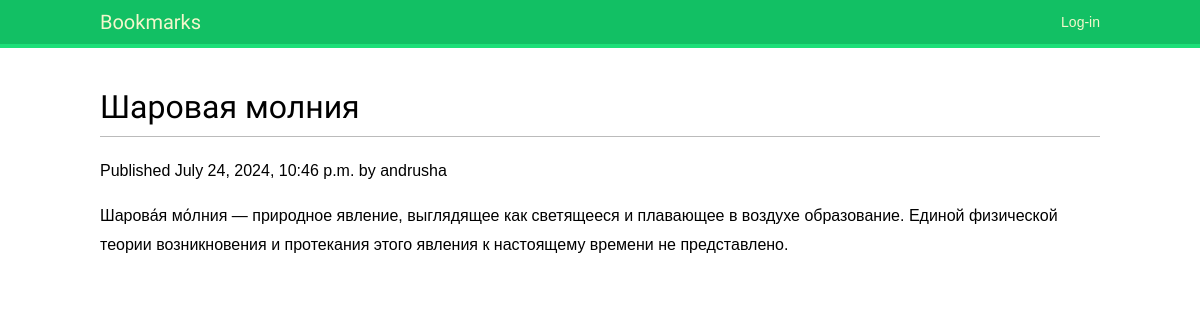
The app's page /blog/2/ with its own data.
### blog/models.py (models this page shows, shortened)
class Post(models.Model):
    class Status(models.TextChoices):
        DRAFT = 'DF', 'Draft'
        PUBLISHED = 'PB', 'Published'
    title = models.CharField(max_length=250)
    slug = models.SlugField(max_length=250)
    author = models.ForeignKey(User,
                               on_delete=models.CASCADE,
                               related_name='blog_posts')
    body = models.TextField()
    publish = models.DateTimeField(default=timezone.now)
    created = models.DateTimeField(auto_now_add=True)
    updated = models.DateTimeField(auto_now=True)
    status = models.CharField(max_length=2,
                              choices=Status.choices,
                              default=Status.DRAFT)
    objects = models.Manager() # The default manager.
    published = PublishedManager() # Our custom manager.
    class Meta:
        ordering = ['-publish']
        indexes = [
            models.Index(fields=['-publish']),
        ]

### blog/views.py (the view)
# urls.py: path('<int:id>/', views.post_detail, name='post_detail'),
def post_detail(request, id):
    post = get_object_or_404(Post,
                             id=id,
                             status=Post.Status.PUBLISHED)
    return render(request,
                  'blog/post/detail.html',
                  {'post': post})

### blog/templates/blog/post/detail.html (shortened to what this page needs)
{% extends "blog/base.html" %}
{% block content %}
  <h1>{{ post.title }}</h1>
  <p class="date">
    Published {{ post.publish }} by {{ post.author }}
  </p>
  {{ post.body|linebreaks }}
{% endblock %}

### static/css/base.css (style rules this page uses)
body { margin:0; padding:0; font-family:helvetica, sans-serif; }
p { line-height: 1.8; }
h1, h2, h3, h4, h5 , h6 { font-family: 'Muli', sans-serif; font-weight:normal; }
h1 { border-bottom:1px solid #bbb; padding:0 0 10px 0; margin:10px 0 20px 0; }

### records on screen
Post: title "Шаровая молния", publish "July 24, 2024, 10:46 p.m.", author "andrusha", body "Шарова́я мо́лния — природное явление, выглядящее как светящееся и плавающее в воздухе образование. Единой физической теории возникновения и протекания этого явления к настоящему времени не представлено."
